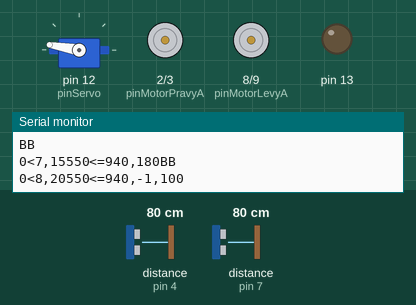
Recording of a program running on a simulated Arduino Mega 2560, built with avr-gcc and run on an emulated ATmega2560. Parts: servo, motor-driver pin pairs drawn as motors (green arrow = first pin HIGH = forward, orange = second pin HIGH = backward, longer = more drive), output pins drawn as LEDs (lit = HIGH), the last lines printed to the serial monitor. Wiring (inferred from the names in the program): 2 × ultrasonic range finder: trigger pin 5, echo pin 4 / trigger pin 6, echo pin 7. The test bench sets the inputs (shaded band); at power-on: distance to the obstacle (sensors on pin 4, pin 7) 80 cm. The echo pulse lasts 58.3 µs per cm; pins used as bus, display or sensor lines are not drawn.

Above: at 1.2 s.
1.3 s: distance to the obstacle (sensor on pin 4) set to 38 cm
At 3.18 s:
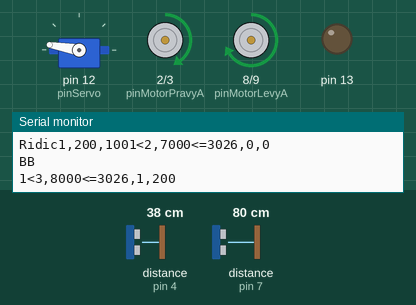
At 3.7 s:
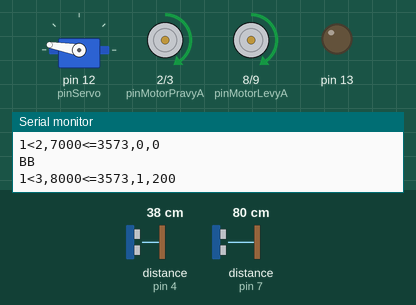
4.3 s: distance to the obstacle (sensor on pin 4) set to 32 cm
Timing chart, 0 to 7.3 s (numbered marks = the images above; inputs shaded):
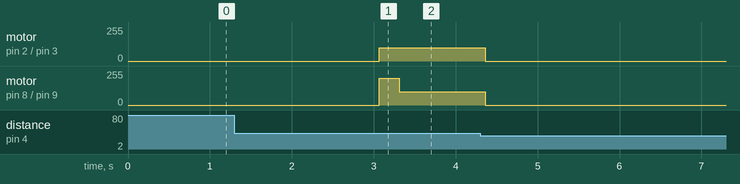

The program:

main.cpp
```cpp
#include <Arduino.h>
#include <Servo.h>

Servo myServo;
#define pinServo 12

#define pinMotorLevyA 8
#define pinMotorLevyB 9
#define pinMotorPravyA 2
#define pinMotorPravyB 3

#define pinCaraKolo0 PA0

#define pTrig1 5
#define pEcho1 4
#define pTrig2 6
#define pEcho2 7


#define smStop 0
#define smVpred 1
#define smVzad -1


void Ridic(int smer = 0,byte levy = 0, byte pravy = 0, int cas = -1)
{
  Serial.print("Ridic");Serial.print(smer);Serial.print(",");Serial.print(levy);Serial.print(",");Serial.print(pravy);
  if (smer == smVpred)
  {
    analogWrite(pinMotorLevyA,levy);
    analogWrite(pinMotorLevyB,0);
    analogWrite(pinMotorPravyA, pravy);
    analogWrite(pinMotorPravyB, 0);
  }
  else if (smer == smVzad)
  {
    analogWrite(pinMotorLevyA,0);
    analogWrite(pinMotorLevyB,levy);
    analogWrite(pinMotorPravyA,0 );
    analogWrite(pinMotorPravyB, pravy);
  }
  else
  {
    analogWrite(pinMotorLevyA,0);
    analogWrite(pinMotorLevyB,0);
    analogWrite(pinMotorPravyA,0 );
    analogWrite(pinMotorPravyB, 0);
  }
  if (cas > 0)
  {
    delay(cas);
  }


}


void setup() {
  // put your setup code here, to run once:
  Serial.begin(9600);
  Serial.println("Ahoj");
  pinMode(pinMotorLevyA, OUTPUT);
  pinMode(pinMotorLevyB,OUTPUT);
  pinMode(pinMotorPravyA, OUTPUT);
  pinMode(pinMotorPravyB,OUTPUT);
  pinMode(13,OUTPUT);
  pinMode(pTrig1, OUTPUT);
  pinMode(pEcho1, INPUT);
    pinMode(pTrig2, OUTPUT);
  pinMode(pEcho2, INPUT);
  myServo.attach(pinServo);
Serial.println("A");
#define SerMax  170
#define SerMin 0
myServo.write(SerMax);
  digitalWrite(pinMotorLevyA,LOW);
  digitalWrite(pinMotorLevyB,LOW);
  digitalWrite(pinMotorPravyA, LOW);
  digitalWrite(pinMotorPravyB,LOW);
  digitalWrite(13,HIGH);
Serial.println("B");
digitalWrite(13,LOW);
Serial.println("C");


}


long odezva;
long vzdalenost;
bool ult(int pTrig, int pEcho, int vz = 35)
{
  digitalWrite(pTrig, LOW);
  delayMicroseconds(2);
  digitalWrite(pTrig, HIGH);
  delayMicroseconds(5);
  digitalWrite(pTrig, LOW);
  // pomocí funkce pulseIn získáme následně
  // délku pulzu v mikrosekundách (us)
  odezva = pulseIn(pEcho, HIGH);
  // přepočet získaného času na vzdálenost v cm
  vzdalenost = odezva / 58.31;
  Serial.print(pTrig);
  Serial.print("Vz");
  Serial.println(vzdalenost);
  // pauza 0.5 s pro přehledné čtení
  if (vzdalenost < vz)
  {
    return 1;
  }

  return 0;

}


long cas = 0;
long CasB = 0;
long casC = 0;


int Smer = 0;
int LevyMot = 0;
int PravyMot = 0;
int CekatMotor = -1;
int Index = 0;


void MMM(int index,long zacatek,int smer = 0, int leviMot = 0, int pravyMot =0)
{
  Serial.print(Index);Serial.print("<");Serial.print(index);Serial.print(",");Serial.print(zacatek);Serial.print("<=");Serial.print(cas);Serial.print(",");Serial.print(smer);Serial.print(",");Serial.println(leviMot);
  if(zacatek <= cas && Index < index)
  {
    Serial.println("AA");
    float i = 2*(float)leviMot;
    Ridic(smer,i,pravyMot);
    Smer = smer;
    LevyMot = leviMot;
    PravyMot = pravyMot;
    Index = index;
  }
  else
  {
    Serial.println("BB");
  }
}


void MMMS(int index,long zacatek,int uhel = 0)
{
  Serial.print(Index);Serial.print("<");Serial.print(index);Serial.print(",");Serial.print(zacatek);Serial.print("<=");Serial.print(cas);Serial.print(",");Serial.print(uhel);
  if(zacatek <= cas && Index < index)
  {
    Serial.println("AA");
      for (int i = SerMax; i >= 0; i-= 10)
{
    myServo.write(i);
    delay(200);


}
    Index = index;
  }
  else
  {
    Serial.println("BB");
  }
}

void MMM2()
{
Ridic(Smer,LevyMot,PravyMot);
}

long casMinus = 0;
long casMetrix = 0;
long CasMet(int addtime)
{
  casMetrix += addtime;
  return casMetrix;
}


void loop() {
  //Serial.print("S:");
  cas = (millis() - casMinus);
  //Serial.println(cas);
int ab = 0;
int rych = 100;
MMM(++ab,CasMet(3000),1,rych,rych);

MMM(++ab,CasMet(4000));
MMM(++ab,CasMet(1000),1,200,0);
MMM(++ab,CasMet(1250));//cas zatacky
MMM(++ab,CasMet(1000),1,rych,rych);
MMM(++ab,CasMet(4300));
MMMS(++ab,CasMet(1000),180);

MMM(++ab,CasMet(5000),-1, rych,rych);
MMM(++ab,CasMet(2000));

while (ult(pTrig1, pEcho1) || ult(pTrig2, pEcho2))
{
  long a= millis() + 1000;
  Ridic();
  casMinus += 1000;
  Serial.println("U");

  while (millis()< a)
  {
    delay(1);
  }

}
MMM2();
casMetrix = 0;
ab =0;
/*
Serial.println(analogRead(A0));
Serial.println(analogRead(A1));
delay(5000);*/
}


/*
// Arduino Měřič vzdálenosti ultrazvukový

// piny pro připojení Trig a Echo z modulu
int pTrig = 5;
int pEcho = 4;
// inicializace proměnných, do kterých se uloží data
long odezva, vzdalenost;

void setup() {
  // nastavení pinů modulu jako výstup a vstup
  pinMode(pTrig, OUTPUT);
  pinMode(pEcho, INPUT);
  // komunikace přes sériovou linku rychlostí 9600 baud
  Serial.begin(9600);
}

void loop()
{
  // nastavíme na 2 mikrosekundy výstup na GND (pro jistotu)
  // poté nastavíme na 5 mikrosekund výstup rovný napájení
  // a poté opět na GND
  digitalWrite(pTrig, LOW);
  delayMicroseconds(2);
  digitalWrite(pTrig, HIGH);
  delayMicroseconds(5);
  digitalWrite(pTrig, LOW);
  // pomocí funkce pulseIn získáme následně
  // délku pulzu v mikrosekundách (us)
  odezva = pulseIn(pEcho, HIGH);
  // přepočet získaného času na vzdálenost v cm
  vzdalenost = odezva / 58.31;
  Serial.print("Vzdalenost je ");
  Serial.print(vzdalenost);
  Serial.println(" cm.");
  // pauza 0.5 s pro přehledné čtení
  delay(500);
}

*/
```
